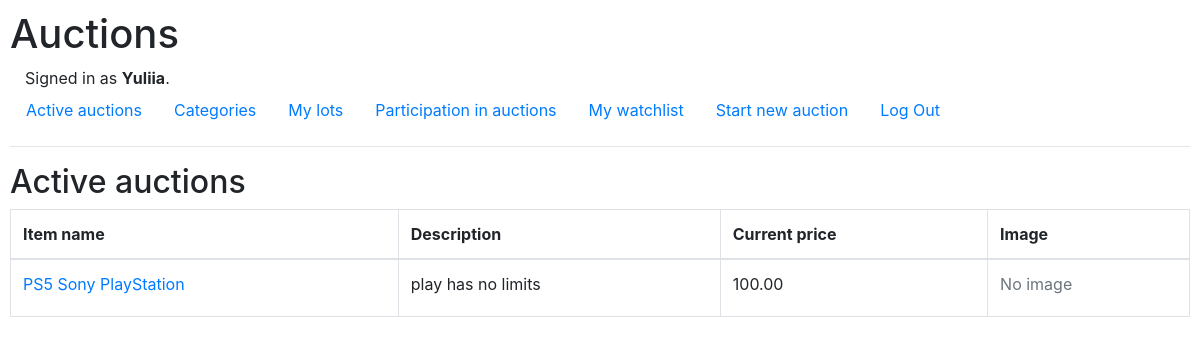
The page / (signed in) on the database its author committed.
### auctions/models.py (models this page shows, shortened)
class User(AbstractUser):
    pass

class Auction(models.Model):
    author = models.ForeignKey(User, on_delete=models.CASCADE, related_name="authorUser")
    item_name = models.CharField(max_length=128, blank=False)
    item_description = models.TextField(max_length=2048, blank=False)
    start_bid = models.DecimalField(max_digits=7, decimal_places=2, blank=False)
    picture_url = models.URLField(blank=True)
    category = models.ForeignKey(Category, on_delete=models.CASCADE, null=True, blank=True)
    active = models.BooleanField(default=True)
    watched_by_users = models.ManyToManyField(User, blank=True, related_name="watched_list")

### auctions/views.py (the view)
# urls.py: path("", views.index, name="index"),
def index(request):
    active_auctions = Auction.objects.filter(active=True)
    auctions = auctions_list_with_max_bids(active_auctions)
    return render(request, "auctions/index.html", {
        "auctions": auctions,
        "page_header": "Active auctions"
    })

### auctions/views.py (called while the page is built)
def get_max_bid(auction):
    bids = Bid.objects.filter(auction=auction)
    bids.order_by('amount')
    lastbid = bids.last()
    return lastbid

def auctions_list_with_max_bids(auctions):
    auctionslist = []
    for auction in auctions:
        maxbid = get_max_bid(auction=auction)
        if maxbid == None:
            maxbid = auction.start_bid
        else:
            maxbid = maxbid.amount
        auc_set = {
            "auction": auction,
            "maxbid": maxbid
        }
        auctionslist.append(auc_set)
    return auctionslist

### auctions/templates/auctions/index.html (shortened to what this page needs)
{% extends "auctions/layout.html" %}
{% block body %}
    <h2>{{ page_header }}</h2>
    {% if auctions %}
    <table class="table table-bordered">
        <thead>
          <tr>
            <th>Item name</th>
            <th>Description</th>
            <th>Current price</th>
            <th>Image</th>
          </tr>
        </thead>
        <tbody>
            {% for auction in auctions %}
            <tr>
                <td>
                <a href="{% url 'auction' auction.auction.id %}">
                    {% if auction.auction.active == False %}
                    {{ auction.auction.item_name }} (Closed)
                    {% else %}
                    {{ auction.auction.item_name }}
                    {% endif %}
                </a>
                </td>
                <td>
                    {{auction.auction.item_description}}
                </td>
                <td>{{ auction.maxbid }}</td>
                <td>
                    {% if auction.auction.picture_url != ''%}
                    <img src="{{ auction.auction.picture_url }}" alt="{{ auction.auction.item_name }}" class="mx-auto d-block" width="220" height="170">
                    {% else %}
                    <label class="text-muted">No image</label>
                    {% endif %}
                </td>
            </tr>
            {% endfor %}
        </tbody>
      </table>
    {% else %}
        <h4 class="text-muted">List is empty</h4>
    {% endif %}
{% endblock %}

### auctions/templates/auctions/layout.html (shortened to what this page needs)
{% load static %}
<!DOCTYPE html>
<html lang="en">
    <head>
        <link rel="stylesheet" href="https://stackpath.bootstrapcdn.com/bootstrap/4.4.1/css/bootstrap.min.css">
        <link href="{% static 'auctions/styles.css' %}" rel="stylesheet">
    </head>
    <body>
        <h1>Auctions</h1>
        <div style="margin-left: 15px">
            {% if user.is_authenticated %}
                Signed in as <strong>{{ user.username }}</strong>.
            {% else %}
                Not signed in.
            {% endif %}
        </div>
        <ul class="nav">
            <li class="nav-item">
                <a class="nav-link" href="{% url 'index' %}">Active auctions</a>
            </li>
            <li class="nav-item">
                <a class="nav-link" href="{% url 'categories' %}">Categories</a>
            </li>
            {% if user.is_authenticated %}
                <li class="nav-item">
                    <a class="nav-link" href="{% url 'my_lots' %}">My lots</a>
                </li>
                <li class="nav-item">
                    <a class="nav-link" href="{% url 'related_auctions' %}">Participation in auctions</a>
                </li>
                <li class="nav-item">
                    <a class="nav-link" href="{% url 'watchlist' %}">My watchlist</a>
                </li>
                <li class="nav-item">
                    <a class="nav-link" href="{% url 'new' %}">Start new auction</a>
                </li>
                <li class="nav-item">
                    <a class="nav-link" href="{% url 'logout' %}">Log Out</a>
                </li>
            {% endif %}
        </ul>
        <hr>
        {% block body %}
        {% endblock %}
    </body>
</html>

### auctions/static/auctions/styles.css (style rules this page uses)
body { padding: 10px; }

### rows shown on the page
User: username "Yuliia"
Auction: auction.item_name "PS5 Sony PlayStation", auction.item_description "play has no limits", maxbid "100.00", picture_url "No image"

### other values the page prints
{{ page_header }} "Active auctions"
